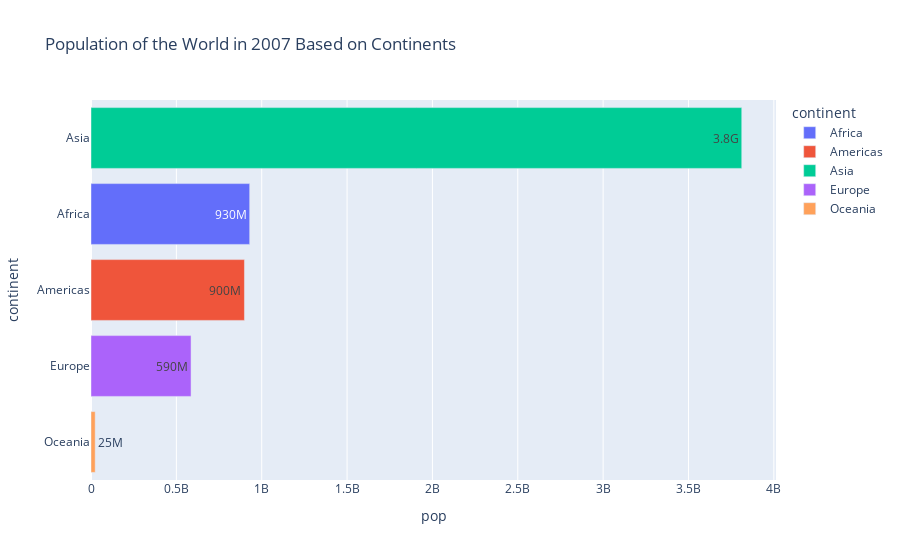

Source (notebook cell):
### Code cell
# Extract data
df = px.data.gapminder()
df_2007 = df.query('year==2007')
df_2007_new = df_2007.groupby('continent').sum()

# Use plotly bar
fig = px.bar(df_2007_new,  x="pop", y=df_2007_new.index, orientation='h', color= df_2007_new.index, 
    text_auto='.2s', title='Population of the World in 2007 Based on Continents' 
    )
fig.update_yaxes(categoryorder='max ascending')

fig.show()

### Figure 1 — Plotly figure (JSON) as saved in the notebook; plotly's stock layout.template omitted (floating-point values rounded to 4 significant figures)
{"data": [{"alignmentgroup": "True", "hovertemplate": "continent=%{y}<br>pop=%{x}<extra></extra>", "legendgroup": "Africa", "marker": {"color": "#636efa", "pattern": {"shape": ""}}, "name": "Africa", "offsetgroup": "Africa", "orientation": "h", "showlegend": true, "textposition": "auto", "texttemplate": "%{x:.2s}", "type": "bar", "x": [929539692], "xaxis": "x", "y": ["Africa"], "yaxis": "y"}, {"alignmentgroup": "True", "hovertemplate": "continent=%{y}<br>pop=%{x}<extra></extra>", "legendgroup": "Americas", "marker": {"color": "#EF553B", "pattern": {"shape": ""}}, "name": "Americas", "offsetgroup": "Americas", "orientation": "h", "showlegend": true, "textposition": "auto", "texttemplate": "%{x:.2s}", "type": "bar", "x": [898871184], "xaxis": "x", "y": ["Americas"], "yaxis": "y"}, {"alignmentgroup": "True", "hovertemplate": "continent=%{y}<br>pop=%{x}<extra></extra>", "legendgroup": "Asia", "marker": {"color": "#00cc96", "pattern": {"shape": ""}}, "name": "Asia", "offsetgroup": "Asia", "orientation": "h", "showlegend": true, "textposition": "auto", "texttemplate": "%{x:.2s}", "type": "bar", "x": [3811953827], "xaxis": "x", "y": ["Asia"], "yaxis": "y"}, {"alignmentgroup": "True", "hovertemplate": "continent=%{y}<br>pop=%{x}<extra></extra>", "legendgroup": "Europe", "marker": {"color": "#ab63fa", "pattern": {"shape": ""}}, "name": "Europe", "offsetgroup": "Europe", "orientation": "h", "showlegend": true, "textposition": "auto", "texttemplate": "%{x:.2s}", "type": "bar", "x": [586098529], "xaxis": "x", "y": ["Europe"], "yaxis": "y"}, {"alignmentgroup": "True", "hovertemplate": "continent=%{y}<br>pop=%{x}<extra></extra>", "legendgroup": "Oceania", "marker": {"color": "#FFA15A", "pattern": {"shape": ""}}, "name": "Oceania", "offsetgroup": "Oceania", "orientation": "h", "showlegend": true, "textposition": "auto", "texttemplate": "%{x:.2s}", "type": "bar", "x": [24549947], "xaxis": "x", "y": ["Oceania"], "yaxis": "y"}], "layout": {"autosize": true, "barmode": "relative", "legend": {"title": {"text": "continent"}, "tracegroupgap": 0}, "title": {"text": "Population of the World in 2007 Based on Continents"}, "xaxis": {"anchor": "y", "autorange": true, "domain": [0, 1], "range": [0, 4013000000.0], "title": {"text": "pop"}, "type": "linear"}, "yaxis": {"anchor": "x", "autorange": true, "categoryarray": ["Oceania", "Europe", "Asia", "Americas", "Africa"], "categoryorder": "max ascending", "domain": [0, 1], "range": [-0.5, 4.5], "title": {"text": "continent"}, "type": "category"}}}
